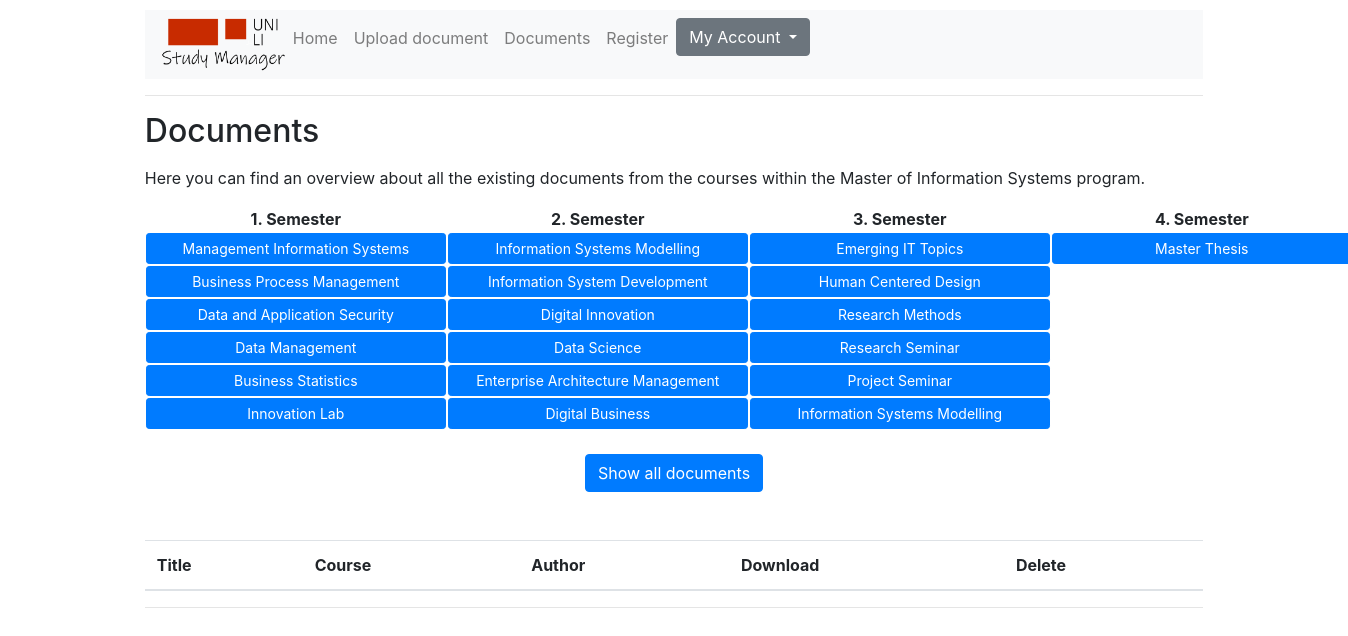
/documents/ (signed in), run on an earlier commit of the app's database.
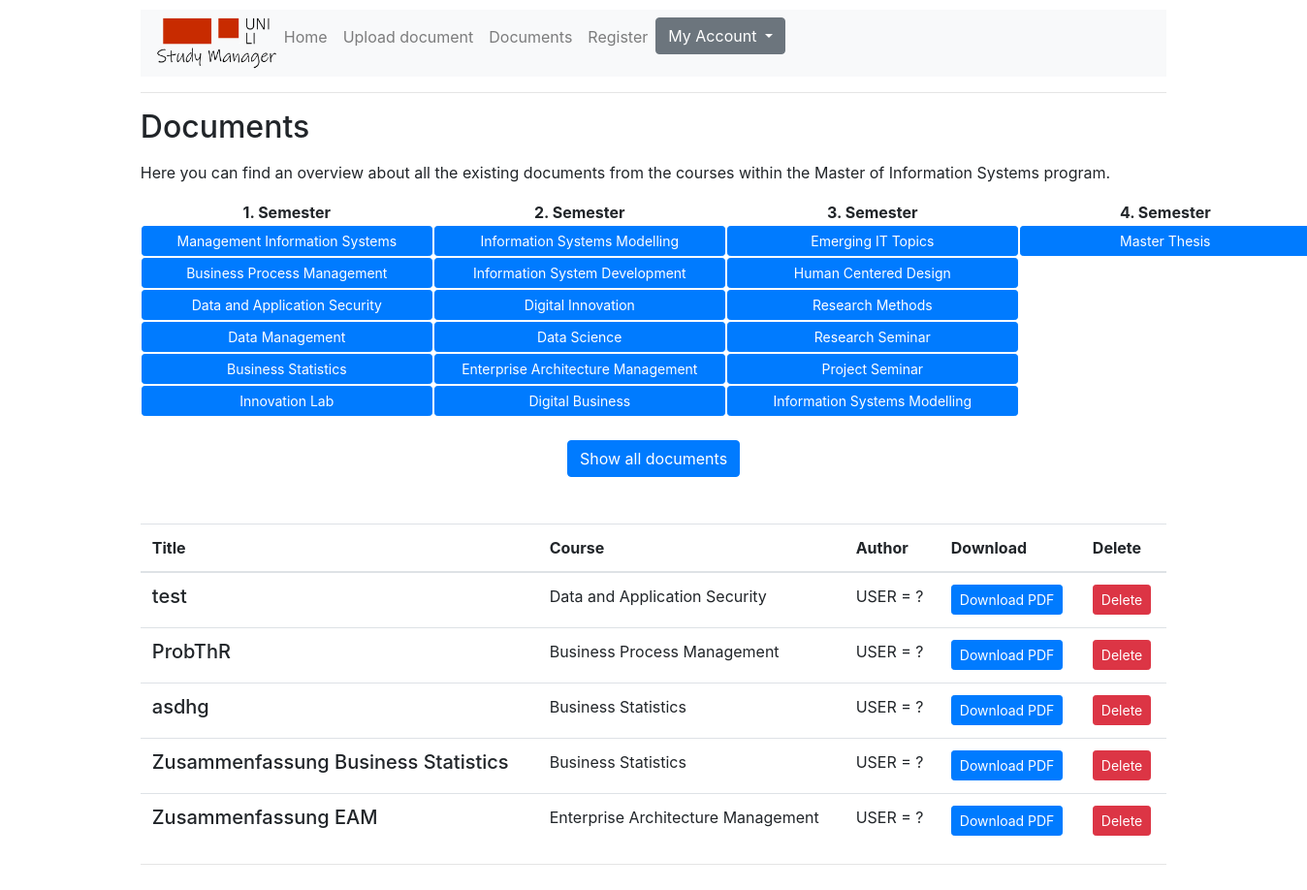
And on a later commit of the database.
### documents/models.py (models this page shows, shortened)
class MIS_Document(models.Model):
    courses = (
        ('ISD', 'Information System Development'),
        ('EAM', 'Enterprise Architecture Management'),
        ('MIS', 'Management Information Systems'),
        ('BPM', 'Business Process Management'),
        ('DAS', 'Data and Application Security'),
        ('DM', 'Data Management'),
        ('BS', 'Business Statistics'),
        ('IL', 'Innovation Lab'),
        ('ISM', 'Information Systems Modelling'),
        ('DI', 'Digital Innovation'),
        ('DS', 'Data Science'),
        ('DB', 'Digital Business'),
        ('EIT', 'Emerging IT Topics'),
        ('HCD', 'Human Centered Design'),
        ('RM', 'Research Methods'),
        ('RS', 'Research Seminar'),
        ('PS', 'Project Seminar'),
        ('MT', 'Master Thesis'),
    )
    def location(instance, filename):
        return os.path.join(instance.course, filename)
    title = models.CharField(max_length=100)
    course = models.CharField(max_length=3, choices=courses, default='ISD')
    pdf = models.FileField(upload_to=location)

### documents/views.py (the view)
# urls.py: path('documents/', views.doclist),
def doclist(request):
    doc = MIS_Document.objects.all()
    return render(request, 'documents/documents.html', {'Document': doc})

### documents/templates/documents/documents.html (shortened to what this page needs)
{% extends 'base.html' %}
{% block mainContent %}
{% if user.is_authenticated %}
<h2>Documents</h2>
<p>Here you can find an overview about all the existing documents from the courses within the Master of Information Systems program.<br></p>
<div id="course_btn"">
    <table style="border:10;" align="center">
        <thead>
            <tr style="text-align:center;">
                <th>1. Semester</th>
                <th>2. Semester</th>
                <th>3. Semester</th>
                <th>4. Semester</th>
            </tr>
        </thead>
        <tbody style="text-align:center;">
            <tr>
                <td>
                    <a href="/documents/management_information_systems" class="btn btn-primary btn-sm" style="width: 300px;">Management Information Systems</a>
                </td>
                <td>
                    <a href="/documents/information_systems_modelling/" class="btn btn-primary btn-sm" style="width: 300px;">Information Systems Modelling</a>
                </td>
                <td>
                    <a href="/documents/emerging_it_topics/" class="btn btn-primary btn-sm" style="width: 300px;">Emerging IT Topics</a>
                </td>
                <td>
                    <a href="/documents/master_thesis/" class="btn btn-primary btn-sm" style="width: 300px;">Master Thesis</a>
                </td>
            </tr>
            <tr>
                <td>
                    <a href="/documents/business_process_management/" class="btn btn-primary btn-sm" style="width: 300px;">Business Process Management</a>
                </td>
                <td>
                    <a href="/documents/information_systems_development/" class="btn btn-primary btn-sm" style="width: 300px;">Information System Development</a>
                </td>
                <td>
                    <a href="/documents/human_centered_design/" class="btn btn-primary btn-sm" style="width: 300px;">Human Centered Design</a>
                </td>
            </tr>
            <tr>
                <td>
                    <a href="/documents/data_and_application_security/" class="btn btn-primary btn-sm" style="width: 300px;">Data and Application Security</a>
                </td>
                <td>
                    <a href="/documents/digital_innovation/" class="btn btn-primary btn-sm" style="width: 300px;">Digital Innovation</a>
                </td>
                <td>
                    <a href="/documents/research_methods/" class="btn btn-primary btn-sm" style="width: 300px;">Research Methods</a>
                </td>
            </tr>
            <tr>
                <td>
                    <a href="/documents/data_management/" class="btn btn-primary btn-sm" style="width: 300px;">Data Management</a>
                </td>
                <td>
                    <a href="/documents/data_science/" class="btn btn-primary btn-sm" style="width: 300px;">Data Science</a>
                </td>
                <td>
                    <a href="/documents/research_seminar/" class="btn btn-primary btn-sm" style="width: 300px;">Research Seminar</a>
                </td>
            </tr>
            <tr>
                <td>
                    <a href="/documents/business_statistics/" class="btn btn-primary btn-sm" style="width: 300px;">Business Statistics</a>
                </td>
                <td>
                    <a href="/documents/enterprise_architecture_management/" class="btn btn-primary btn-sm" style="width: 300px;">Enterprise Architecture Management</a>
                </td>
                <td>
                    <a href="/documents/project_seminar/" class="btn btn-primary btn-sm" style="width: 300px;">Project Seminar</a>
                </td>
            </tr>
            <tr>
                <td>
                    <a href="/documents/innovation_lab/" class="btn btn-primary btn-sm" style="width: 300px;">Innovation Lab</a>
                </td>
                <td>
                    <a href="/documents/digital_business/" class="btn btn-primary btn-sm" style="width: 300px;">Digital Business</a>
                </td>
                <td>
                    <a href="/documents/information_systems_modelling/" class="btn btn-primary btn-sm" style="width: 300px;">Information Systems Modelling</a>
                </td>
            </tr>
        </tbody>
    </table>
    <br>
    <div class="text-center"><a href="/documents" class="btn btn-primary">Show all documents</a></div>
</div>
<br><br>
    <table class="table mb-0">
        <thead>
            <tr>
                <th>Title</th>
                <th>Course</th>
                <th>Author</th>
                <th>Download</th>
                <th>Delete</th>
            </tr>
        </thead>
        <tbody>
            {% for MIS_Document in Document %}
            <tr>
                <td><h5>{{ MIS_Document.title }}</h5></td>
                <td>{{ MIS_Document.get_course_display }}</td>
                <td> USER = ? </td>
                <td>
                    <a href="{{ MIS_Document.pdf.url }}" class="btn btn-primary btn-sm" target="_blank">
                        Download PDF
                    </a>
                </td>
                <td>
                    <form method="post" action="{% url 'deletedoc' MIS_Document.pk %}">
                      <button type="submit" class="btn btn-danger btn-sm">Delete</button>
                    </form>
                </td>
            </tr>
            {% endfor %}
        </tbody>
    </table>
{% else %}
  <p>Hi! You are not logged in. To see the uploaded documents you have to <a href="{% url 'login' %}">Login</a> here.</p>
  <p>New User? <a href="{% url 'signup' %}">Register</a> here.</p>
{% endif %}
{% endblock %}

### templates/base.html (shortened to what this page needs)
<!DOCTYPE html>
<html lang="en">
 <head>
     <link rel="stylesheet" href="https://stackpath.bootstrapcdn.com/bootstrap/4.4.1/css/bootstrap.min.css">
     {% load static %}
     <link rel="stylesheet" type="text/css" href="{% static 'css/bootstrap.css' %}">
  </head>
<body>
    {% include 'nav_bar.html' %}
    <hr>
    {% block mainContent %}
    {% endblock %}
    <hr>
</body>
</html>

### templates/nav_bar.html (shortened to what this page needs)
{% load static %}
<link rel="stylesheet" type="text/css" href="{% static 'css/bootstrap.css' %}">
<nav class="navbar navbar-expand-lg navbar-light bg-light">
    <ul class="navbar-nav mr-auto">
        <li><a href="/"><img src="{% static 'logo/LogoStudyManager.png' %}" width="124"></a></li>
        <li class="nav-item"><a class="nav-link" href="/">Home</a></li>
        <li class="nav-item"><a class="nav-link" href="/upload">Upload document</a></li>
        <li class="nav-item"><a class="nav-link" href="/documents">Documents</a></li>
        <li class="nav-item"><a class="nav-link" href="/registration/">Register</a></li>
{% if user.is_authenticated %}
        <div class="dropdown">
           <button class="btn btn-secondary dropdown-toggle" type="button" id="dropdownMenuButton" data-toggle="dropdown" aria-haspopup="true" aria-expanded="false">
                My Account
           </button>
        </div>
{% else %}
    </ul>
{% endif %}
</nav>

What changed in the data, as far as the page shows it:
added MIS_Document: title "test", course "Data and Application Security"
added MIS_Document: title "ProbThR", course "Business Process Management"
added MIS_Document: title "asdhg", course "Business Statistics"
added MIS_Document: title "Zusammenfassung Business Statistics", course "Business Statistics"
added MIS_Document: title "Zusammenfassung EAM", course "Enterprise Architecture Management"
